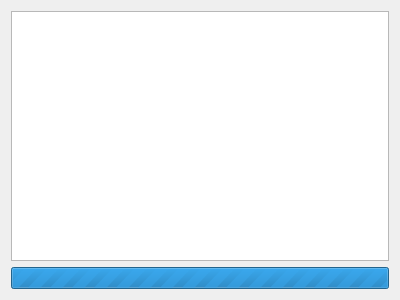
<?xml version="1.0" encoding="UTF-8"?>
<ui version="4.0">
 <class>SearchResultWidget</class>
 <widget class="QWidget" name="SearchResultWidget">
  <property name="geometry">
   <rect>
    <x>0</x>
    <y>0</y>
    <width>400</width>
    <height>300</height>
   </rect>
  </property>
  <property name="windowTitle">
   <string>Form</string>
  </property>
  <layout class="QVBoxLayout" name="verticalLayout">
   <item>
    <widget class="QListView" name="listResult"/>
   </item>
   <item>
    <widget class="QProgressBar" name="progressBar">
     <property name="maximum">
      <number>0</number>
     </property>
     <property name="value">
      <number>-1</number>
     </property>
     <property name="textVisible">
      <bool>false</bool>
     </property>
    </widget>
   </item>
  </layout>
 </widget>
 <resources/>
 <connections/>
</ui>
